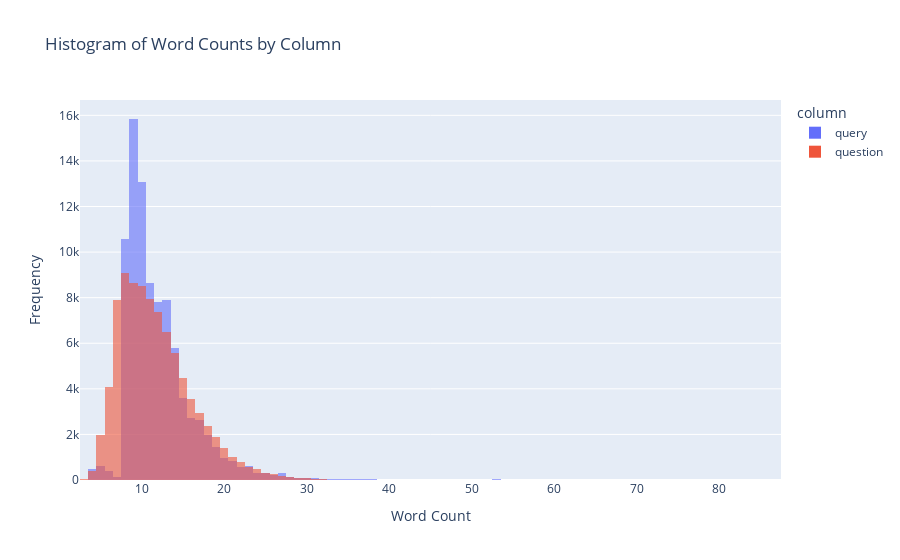

The code cell stored with this chart in its notebook:
### Code cell
word_counts = pd.DataFrame({
    col: df[col].str.split().map(len) for col in cols
}).melt(var_name='column', value_name='word_count')

# Plot interactive histogram
fig = px.histogram(word_counts, x='word_count', color='column', barmode='overlay',
                   opacity=0.6, title="Histogram of Word Counts by Column")

fig.update_layout(xaxis_title="Word Count", yaxis_title="Frequency")

### Figure 1 — Plotly figure (JSON) as saved in the notebook; plotly's stock layout.template omitted (floating-point values rounded to 4 significant figures; data arrays with more than 128 entries replaced by an {"elided": "..."} marker saying what was removed)
{"data": [{"bingroup": "x", "hovertemplate": "column=query<br>word_count=%{x}<br>count=%{y}<extra></extra>", "legendgroup": "query", "marker": {"color": "#636efa", "opacity": 0.6, "pattern": {"shape": ""}}, "name": "query", "orientation": "v", "showlegend": true, "type": "histogram", "x": {"elided": "88688 int values"}, "xaxis": "x", "yaxis": "y"}, {"bingroup": "x", "hovertemplate": "column=question<br>word_count=%{x}<br>count=%{y}<extra></extra>", "legendgroup": "question", "marker": {"color": "#EF553B", "opacity": 0.6, "pattern": {"shape": ""}}, "name": "question", "orientation": "v", "showlegend": true, "type": "histogram", "x": {"elided": "88688 int values"}, "xaxis": "x", "yaxis": "y"}], "layout": {"barmode": "overlay", "legend": {"title": {"text": "column"}, "tracegroupgap": 0}, "title": {"text": "Histogram of Word Counts by Column"}, "xaxis": {"anchor": "y", "domain": [0, 1], "title": {"text": "Word Count"}}, "yaxis": {"anchor": "x", "domain": [0, 1], "title": {"text": "Frequency"}}}}
